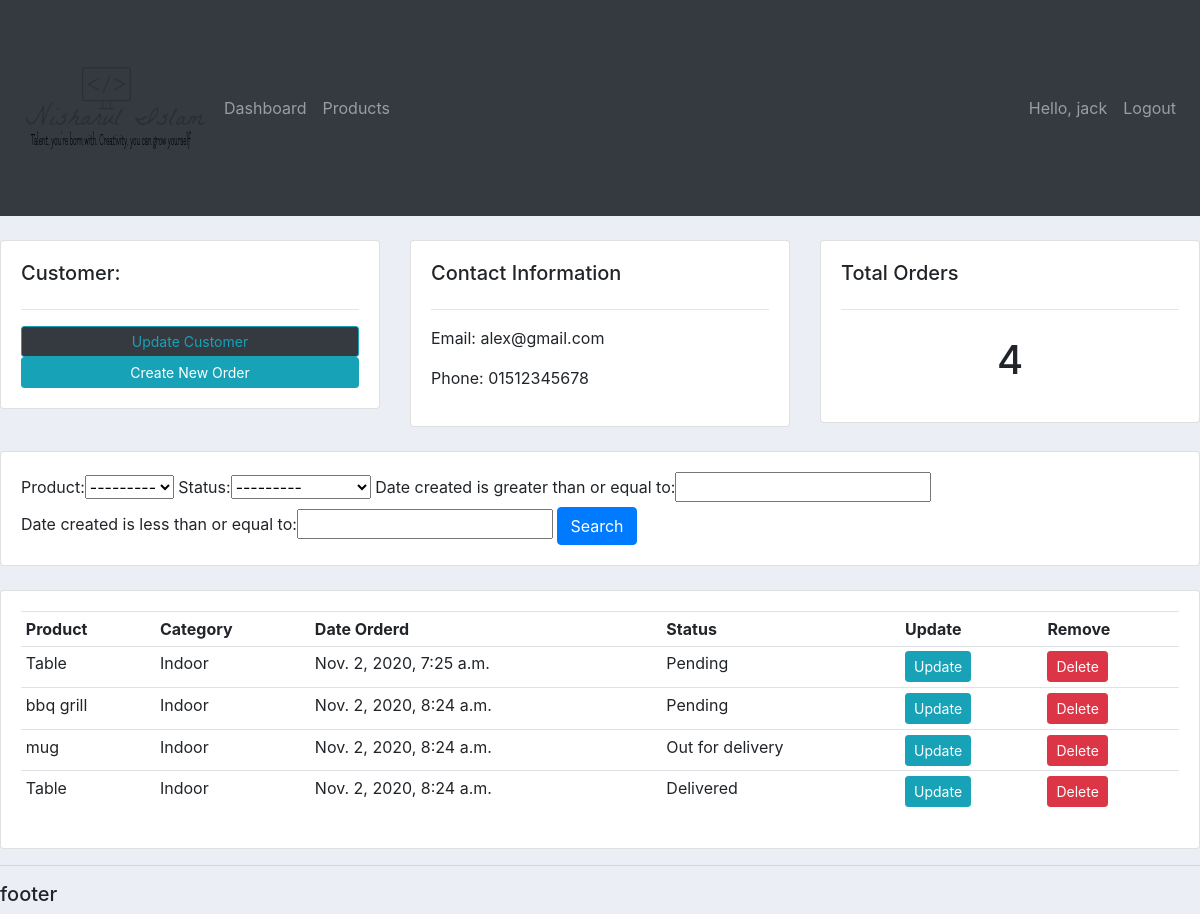
Page /customer/2/ (signed in) on the committed database.
### accounts/models.py (models this page shows, shortened)
class Customer(models.Model):
    user=models.OneToOneField(User,null=True,blank=True, on_delete=models.CASCADE)
    name=models.CharField(max_length=200, null=True)
    phone=models.CharField(max_length=200, null=True)
    email=models.CharField(max_length=200, null=True)
    profile_pic=models.ImageField(default='propicdemo.jpeg', null=True,blank=True)
    date_created=models.DateTimeField(auto_now_add=True, null=True)

class Order(models.Model):
    STATUS = (
        ('Pending','Pending'),
        ('Out for delivery', 'Out for delivery'),
        ('Delivered', 'Delivered'),
    )
    customer=models.ForeignKey(Customer,on_delete=models.SET_NULL, null=True)
    product=models.ForeignKey(Product,on_delete=models.SET_NULL, null=True)
    date_created = models.DateTimeField(auto_now_add=True, null=True)
    status = models.CharField(max_length=200, null=True, choices=STATUS)

class Product(models.Model):
    Category= (
        ('Indoor', 'Indoor'),
        ('Out Door', 'Out Door'),
    )
    name = models.CharField(max_length=200, null=True)
    price = models.FloatField(null=True)
    catagory = models.CharField(max_length=200, null=True, choices=Category)
    description = models.CharField(max_length=200, null=True,blank=True)
    date_created=models.DateTimeField(auto_now_add=True, null=True)
    tags = models.ManyToManyField(Tag)
    def __str__(self):
        return self.name

### accounts/decorators.py (the view)
        def wrapper_func(request, *args, **kwargs):
            group = None
            if request.user.groups.exists():
                group = request.user.groups.all()[0].name
            if group in allowed_roles:
                return view_func(request, *args, **kwargs)
            else:
                return HttpResponse('You are not authorized to view this page')

### accounts/views.py (called while the page is built)
@login_required(login_url='login')
@allowed_users(allowed_roles=['admin'])
def customer(request,pk_test):
    customer=Customer.objects.get(id=pk_test)
    orders=customer.order_set.all()
    total_order=orders.count()
    myFilter = OrderFilter(request.GET, queryset=orders)
    orders = myFilter.qs
    context={
        'customer':customer,
        'orders':orders,
        'total_order':total_order,
        'myFilter': myFilter
    }
    return render(request,'accounts/customer.html',context)

### accounts/templates/accounts/customer.html
{%  extends 'accounts/main.html' %}
{% block content %}
	<br>
<div class="row">
	<div class="col-md">
		<div class="card card-body">
			<h5>Customer:</h5>
			<hr>
			<a class="btn btn-outline-info  btn-sm btn-dark" href="">Update Customer</a>
			<a class="btn btn-outline-  btn-sm btn-info" href="{% url 'create_order' customer.id %}">Create New Order</a>
		</div>
	</div>
	<div class="col-md">
		<div class="card card-body">
			<h5>Contact Information</h5>
			<hr>
			<p>Email: {{ customer.email }} </p>
			<p>Phone: {{ customer.phone }} </p>
		</div>
	</div>
	<div class="col-md">
		<div class="card card-body">
			<h5>Total Orders</h5>
			<hr>
			<h1 style="text-align: center;padding: 10px">{{ total_order }}</h1>
		</div>
	</div>
</div>
<br>
<div class="row">
	<div class="col">
		<div class="card card-body">
			<form method="get">
                {{ myFilter.form }}
		    <button class="btn btn-primary" type="submit">Search</button>
		  </form>
		</div>
	</div>
</div>
<br>
<div class="row">
	<div class="col-md">
		<div class="card card-body">
			<table class="table table-sm">
				<tr>
					<th>Product</th>
					<th>Category</th>
					<th>Date Orderd</th>
					<th>Status</th>
					<th>Update</th>
					<th>Remove</th>
				</tr>
                {% for order in orders %}
                    <tr>
                    <td>{{ order.product }}</td>
                    <td>{{ order.product.catagory }}</td>
                    <td>{{ order.date_created }}</td>
                    <td>{{ order.status }}</td>
                    <td><a class="btn btn-sm btn-info" href="{% url 'update_order' order.id %}">Update</a></td>
                    <td><a class="btn btn-sm btn-danger" href="{% url 'delete_order' order.id %}">Delete</a></td>
                    </tr>
                {% endfor %}
			</table>
		</div>
	</div>
</div>
{% endblock %}

### accounts/templates/accounts/navbar.html (shortened to what this page needs)
{% load static %}
<nav class="navbar navbar-expand-lg navbar-dark bg-dark">
    <a href="{% url 'home' %}"><img src="{% static 'images/logo.png' %}"  alt=""> </a>
  <div class="collapse navbar-collapse" id="navbarNav">
    <ul class="navbar-nav">
        {% if request.user.is_staff %}
      <li class="nav-item">
        <a class="nav-link" href="{% url 'home' %}">Dashboard</a>
      </li>
      <li class="nav-item">
        <a class="nav-link" href="{% url 'products' %}">Products</a>
      </li>
        {% else %}
       <li class="nav-item">
        <a class="nav-link" href="{% url 'account' %}">Settings</a>
      </li>
        {% endif %}
    </ul>
  </div>
    <ul class="navbar-nav">
      <li class="nav-item">
        <a class="nav-link" >Hello, {{ request.user }}</a>
      </li>
      <li class="nav-item">
        <a class="nav-link" href="{% url 'logout' %}">Logout</a>
      </li>
    </ul>
</nav>

### static/css/main.css (style rules this page uses)
body { background-color: #ebeff5; }

### rows in the picture
Customer: email "alex@gmail.com", phone "01512345678"
Order: product "Table", product.catagory "Indoor", date_created "Nov. 2, 2020, 7:25 a.m.", status "Pending"
Order: product "bbq grill", product.catagory "Indoor", date_created "Nov. 2, 2020, 8:24 a.m.", status "Pending"
Order: product "mug", product.catagory "Indoor", date_created "Nov. 2, 2020, 8:24 a.m.", status "Out for delivery"
Order: product "Table", product.catagory "Indoor", date_created "Nov. 2, 2020, 8:24 a.m.", status "Delivered"

### other values in the picture
{{ request.user }} "jack"
{{ total_order }} "4"
